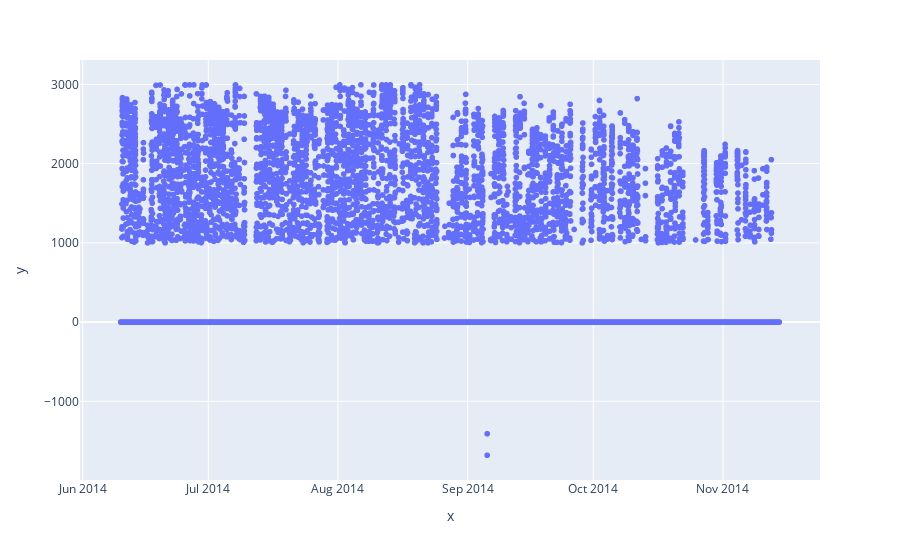

The notebook cell this image was saved under:
### Code cell
import plotly.express as px
fig = px.scatter(x=customer[customer.Substation == 'Alverston Close'].datetime, y=customer[customer.Substation == 'Alverston Close']['P_GEN'])
fig.show()

### Figure 1 — Plotly figure (JSON) as saved in the notebook; plotly's stock layout.template omitted (floating-point values rounded to 4 significant figures; data arrays with more than 128 entries replaced by an {"elided": "..."} marker saying what was removed)
{"data": [{"hovertemplate": "x=%{x}<br>y=%{y}<extra></extra>", "legendgroup": "", "marker": {"color": "#636efa", "symbol": "circle"}, "mode": "markers", "name": "", "showlegend": false, "type": "scattergl", "x": {"elided": "22660 str values"}, "xaxis": "x", "y": {"elided": "22660 float values"}, "yaxis": "y"}], "layout": {"legend": {"tracegroupgap": 0}, "margin": {"t": 60}, "xaxis": {"anchor": "y", "domain": [0, 1], "title": {"text": "x"}}, "yaxis": {"anchor": "x", "domain": [0, 1], "title": {"text": "y"}}}}
